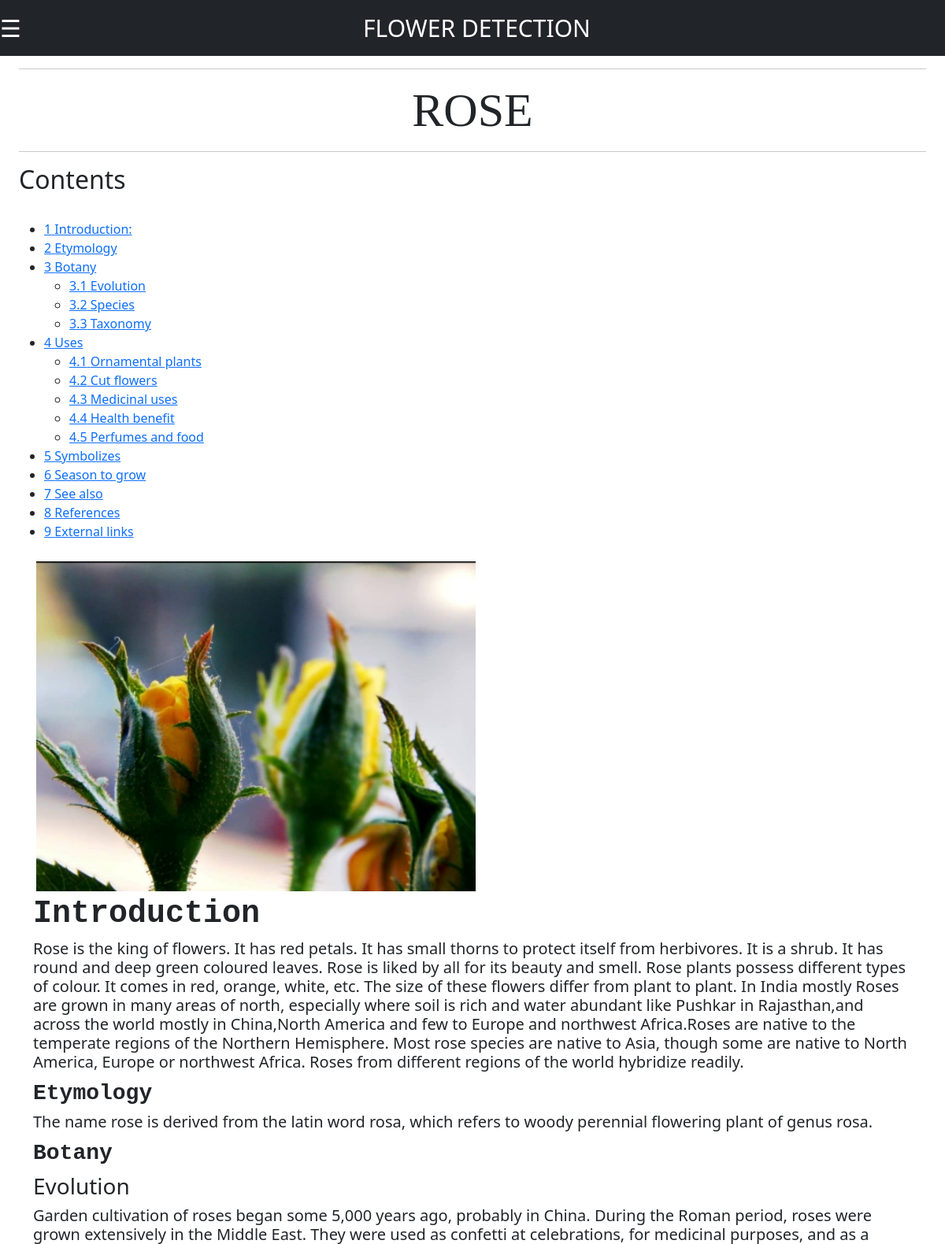
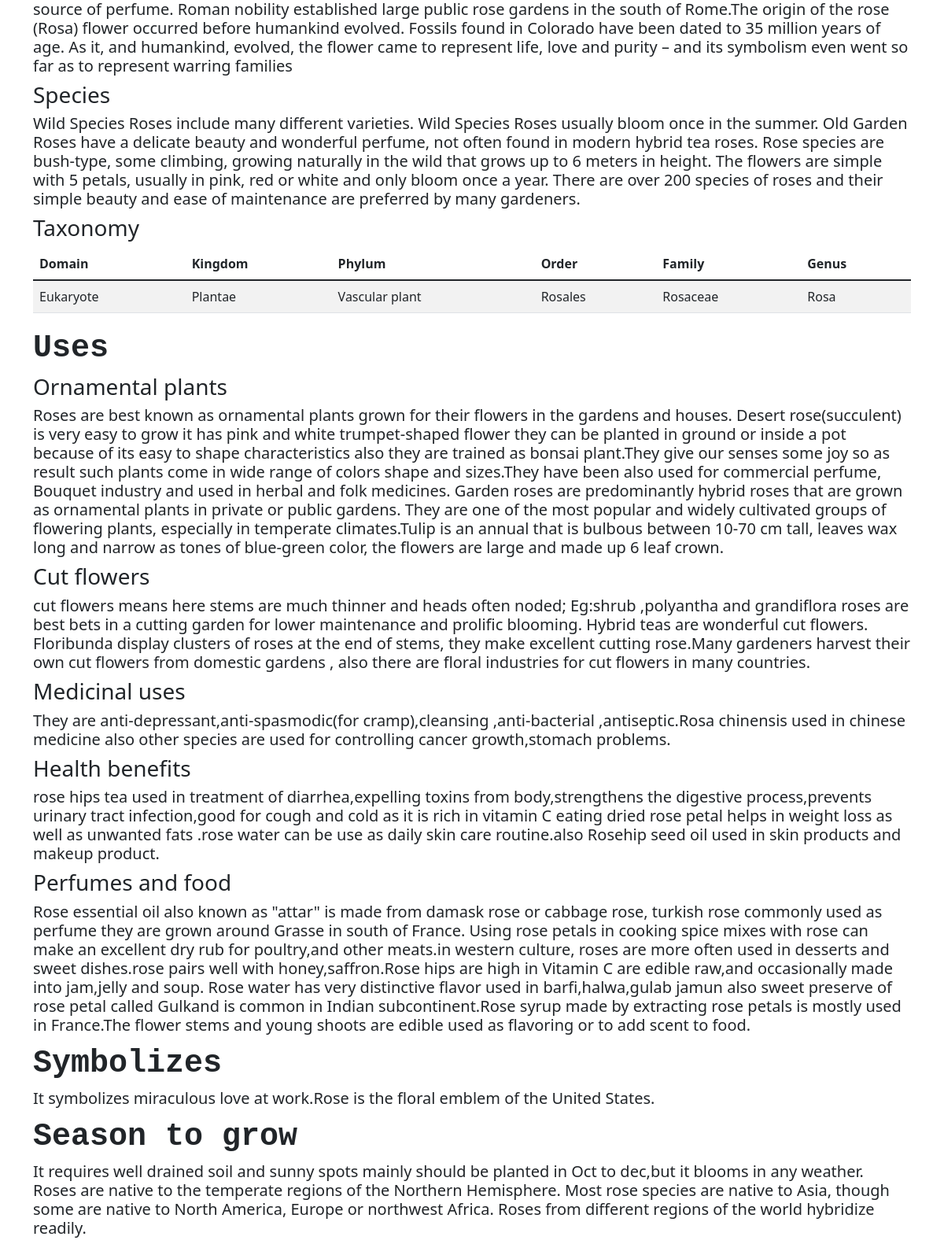
Page /info_rose/ on the committed database (2 pictures, top to bottom).
### flower_detection/models.py (models this page shows, shortened)
class Info(models.Model):
    Flower_name = models.CharField(max_length=50)
    Introduction = models.TextField()
    Etymology = models.TextField()
    Evolution = models.TextField()
    Species = models.TextField()
    Tax_domain = models.CharField(max_length=50)
    Tax_kingdom = models.CharField(max_length=50)
    Tax_phylum = models.CharField(max_length=50)
    Tax_order = models.CharField(max_length=50)
    Tax_family = models.CharField(max_length=50)
    Tax_genus = models.CharField(max_length=50)
    Ornamental_plants = models.TextField()
    Cut_flowers = models.TextField()
    Medicinal_uses = models.TextField()
    Health_benefit = models.TextField()
    Perfumes_food = models.TextField()
    Symbolizes = models.TextField()
    Season_to_grow = models.TextField()
    Img = models.ImageField(upload_to='images/')

### flower_detection/views.py (the view)
# urls.py: path('info_rose/', views.info_rose , name='info_rose'),
def info_rose(request):
	if request.method == 'GET':
		f_Info = Info.objects.get(Flower_name="ROSE")
	return render(request, 'home/info.html',{'info':f_Info})

### flower_detection/templates/home/info.html (shortened to what this page needs)
{% extends "home/base.html" %}
{% load static %}
{% block content %}
    <div class="container-fluid">
        <hr>
        {% if info %}
            <h1 align ="center" style="font-family: 'Times New Roman', Times, serif; font-size: 60px;">{{info.Flower_name}}</h1>
        {% endif %}
        <hr>
        <div id="toc" class="toc" role="navigation" aria-labelledby="mw-toc-heading"><input type="checkbox" role="button"
          <div class="toctitle" lang="en" dir="ltr">
            <h2 id="mw-toc-heading">Contents</h2>
          </div>
          <ul>
            <li class="toclevel-1 tocsection-1"><a href="#Introduction:"><span class="tocnumber">1</span> <span
                  class="toctext">Introduction:</span></a>
            <li class="toclevel-2 tocsection-2"><a href="#Etymology"><span class="tocnumber">2</span> <span
                    class="toctext">Etymology</span></a></li>
            <li class="toclevel-2 tocsection-2"><a href="#Botany"><span class="tocnumber">3</span> <span
                    class="toctext">Botany</span></a></li>
                <ul>
                    <li class="toclevel-2 tocsection-3"><a href="#Evolution"><span class="tocnumber">3.1</span> <span
                        class="toctext">Evolution</span></a></li>
                    <li class="toclevel-2 tocsection-4"><a href="#Species"><span class="tocnumber">3.2</span> <span
                        class="toctext">Species</span></a></li>
                    <li class="toclevel-2 tocsection-5"><a href="#Taxonomy"><span class="tocnumber">3.3</span> <span
                        class="toctext">Taxonomy</span></a></li>
                </ul>
            </li>
            <li class="toclevel-2 tocsection-7"><a href="#Uses"><span class="tocnumber">4</span> <span
                  class="toctext">Uses</span></a></li>
                <ul>
                    <li class="toclevel-2 tocsection-8"><a href="#Ornamental plants"><span class="tocnumber">4.1</span> <span
                        class="toctext">Ornamental plants</span></a></li>
                    <li class="toclevel-2 tocsection-9"><a href="#Cut flowers"><span class="tocnumber">4.2</span> <span
                        class="toctext">Cut flowers</span></a></li>
                    <li class="toclevel-2 tocsection-10"><a href="#Medicinal uses"><span class="tocnumber">4.3</span> <span
                        class="toctext">Medicinal uses</span></a></li>
                    <li class="toclevel-2 tocsection-11"><a href="#Health benefits"><span class="tocnumber">4.4</span> <span
                        class="toctext">Health benefit</span></a></li>
                    <li class="toclevel-2 tocsection-12"><a href="#Perfumes and food"><span class="tocnumber">4.5</span> <span
                        class="toctext">Perfumes and food</span></a></li>
                </ul>
            <li class="toclevel-1 tocsection-13"><a href="#Symbolizes"><span class="tocnumber">5</span> <span
                class="toctext">Symbolizes</span></a></li>
            <li class="toclevel-1 tocsection-14"><a href="#Season to grow"><span class="tocnumber">6</span> <span
                class="toctext">Season to grow</span></a></li>
            <li class="toclevel-1 tocsection-15"><a href="#See_also"><span class="tocnumber">7</span> <span class="toctext">See
                  also</span></a></li>
            <li class="toclevel-1 tocsection-16"><a href="#References"><span class="tocnumber">8</span> <span
                  class="toctext">References</span></a></li>
            <li class="toclevel-1 tocsection-17"><a href="#External_links"><span class="tocnumber">9</span> <span
                  class="toctext">External links</span></a></li>
          </ul>
        </div>
        <div class="container">
            <td>
                        <img src="{{info.Img.url}}" alt="" class="img-responsive" style="width: 50%; float: center; margin-block-start: 10px;" />
            </td>
            {% if info %}
            <h1><span class="mw-headline" id="Introduction"
                style="font-family:'Courier New', Courier, monospace;"><b>Introduction</b></span>
            </h1>
                        <h5>{{  info.Introduction }}</h5>
                <h3><span class="mw-headline" id="Etymology"
                    style="font-family:'Courier New', Courier, monospace;"><b>Etymology</b></span>
                </h3>
                            <h5>{{ info.Etymology }}</h5>
                <h3><span class="mw-headline" id="Botany"
                    style="font-family:'Courier New', Courier, monospace;"><b>Botany</b></span>
                </h3>
                <h3><span class="mw-headline" id="Evolution">Evolution</span><span class="mw-editsection"><span
                    class="mw-editsection-bracket"></h3>
                        <h5>{{ info.Evolution }}</h5>
                <h3><span class="mw-headline" id="Species">Species</span><span class="mw-editsection"><span
                    class="mw-editsection-bracket"></h3>
                        <h5>{{ info.Species }}</h5>
                <h3><span class="mw-headline" id="Taxonomy">Taxonomy</span><span class="mw-editsection"><span
                    class="mw-editsection-bracket"></h3>
                    <table class="table table-striped">
                        <thead>
                        <tr>
                            <th>Domain</th>
                            <th>Kingdom</th>
                            <th>Phylum</th>
                            <th>Order</th>
                            <th>Family</th>
                            <th>Genus</th>
                        </tr>
                        </thead>
                        <tbody>
                        <tr>
                            <td>{{info.Tax_domain}}</td>
                            <td>{{info.Tax_kingdom}}</td>
                            <td>{{info.Tax_phylum}}</td>
                            <td>{{info.Tax_order}}</td>
                            <td>{{info.Tax_family}}</td>
                            <td>{{info.Tax_genus}}</td>
                        </tr>
                        </tbody>
                    </table>
                    <h1><span class="mw-headline" id="Uses"
                        style="font-family:'Courier New', Courier, monospace;"><b>Uses</b></span></h1>
                <h3><span class="mw-headline" id="Ornamental plants">Ornamental plants</span><span class="mw-editsection"><span
                    class="mw-editsection-bracket"></h3>
                        <h5>{{ info.Ornamental_plants }}</h5>
                <h3><span class="mw-headline" id="Cut flowers">Cut flowers</span><span class="mw-editsection"><span
                    class="mw-editsection-bracket"></h3>
                        <h5>{{ info.Cut_flowers }}</h5>
                <h3><span class="mw-headline" id="Medicinal uses">Medicinal uses</span><span class="mw-editsection"><span
                    class="mw-editsection-bracket"></h3>
                        <h5>{{ info.Medicinal_uses }}</h5>
                <h3><span class="mw-headline" id="Health benefits">Health benefits</span><span class="mw-editsection"><span
                    class="mw-editsection-bracket"></h3>
                        <h5>{{ info.Health_benefit }}</h5>
                <h3><span class="mw-headline" id="Perfumes and food">Perfumes and food</span><span class="mw-editsection"><span
                    class="mw-editsection-bracket"></h3>
                        <h5>{{ info.Perfumes_food }}</h5>
                <h1><span class="mw-headline" id="Symbolizes"
                    style="font-family:'Courier New', Courier, monospace;"><b>Symbolizes</b></span></h1>
                        <h5>{{ info.Symbolizes }}</h5>
                <h1><span class="mw-headline" id="Season_to_grow" style="font-family:'Courier New', Courier, monospace;"><b>Season
                    to
                    grow</b></span></h1>
                        <h5>{{ info.Season_to_grow }}</h5>
                {% else %}
                    <h1>no data</h1>
            {% endif %}
        </div>
{% endblock content %}

### rows in the picture
Info: Flower_name "ROSE", Img (picture), Introduction "Rose is the king of flowers. It has red petals. It has small thorns to protect itself from herbivores. It is a shrub. It has round and deep green coloured leaves. Rose is liked by all for its beauty and smell. Rose plants possess different types of colour. It comes in red, orange, white, etc. The size of these flowers differ from plant to plant. In India mostly Roses are grown in many areas of north, especially where soil is rich and water abundant like Pushkar in Rajasthan,and across the world mostly in China,North America and few to Europe and northwest Africa.Roses are native to the temperate regions of the Northern Hemisphere. Most rose species are native to Asia, though some are native…", Etymology "The name rose is derived from the latin word rosa, which refers to woody perennial flowering plant of genus rosa.", Evolution "Garden cultivation of roses began some 5,000 years ago, probably in China. During the Roman period, roses were grown extensively in the Middle East. They were used as confetti at celebrations, for medicinal purposes, and as a source of perfume. Roman nobility established large public rose gardens in the south of Rome.The origin of the rose (Rosa) flower occurred before humankind evolved. Fossils found in Colorado have been dated to 35 million years of age. As it, and humankind, evolved, the flower came to represent life, love and purity – and its symbolism even went so far as to represent warring families", Species "Wild Species Roses include many different varieties. Wild Species Roses usually bloom once in the summer. Old Garden Roses have a delicate beauty and wonderful perfume, not often found in modern hybrid tea roses. Rose species are bush-type, some climbing, growing naturally in the wild that grows up to 6 meters in height. The flowers are simple with 5 petals, usually in pink, red or white and only bloom once a year. There are over 200 species of roses and their simple beauty and ease of maintenance are preferred by many gardeners.", Tax_domain "Eukaryote", Tax_kingdom "Plantae", Tax_phylum "Vascular plant", Tax_order "Rosales", Tax_family "Rosaceae", Tax_genus "Rosa", Ornamental_plants "Roses are best known as ornamental plants grown for their flowers in the gardens and houses. Desert rose(succulent) is very easy to grow it has pink and white trumpet-shaped flower they can be planted in ground or inside a pot because of its easy to shape characteristics also they are trained as bonsai plant.They give our senses some joy so as result such plants come in wide range of colors shape and sizes.They have been also used for commercial perfume, Bouquet industry and used in herbal and folk medicines. Garden roses are predominantly hybrid roses that are grown as ornamental plants in private or public gardens. They are one of the most popular and widely cultivated groups of flowering…", Cut_flowers "cut flowers means here stems are much thinner and heads often noded; Eg:shrub ,polyantha and grandiflora roses are best bets in a cutting garden for lower maintenance and prolific blooming. Hybrid teas are wonderful cut flowers. Floribunda display clusters of roses at the end of stems, they make excellent cutting rose.Many gardeners harvest their own cut flowers from domestic gardens , also there are floral industries for cut flowers in many countries.", Medicinal_uses "They are anti-depressant,anti-spasmodic(for cramp),cleansing ,anti-bacterial ,antiseptic.Rosa chinensis used in chinese medicine also other species are used for controlling cancer growth,stomach problems.", Health_benefit "rose hips tea used in treatment of diarrhea,expelling toxins from body,strengthens the digestive process,prevents urinary tract infection,good for cough and cold as it is rich in vitamin C eating dried rose petal helps in weight loss as well as unwanted fats .rose water can be use as daily skin care routine.also Rosehip seed oil used in skin products and makeup product.", Perfumes_food "Rose essential oil also known as \"attar\" is made from damask rose or cabbage rose, turkish rose commonly used as perfume they are grown around Grasse in south of France. Using rose petals in cooking spice mixes with rose can make an excellent dry rub for poultry,and other meats.in western culture, roses are more often used in desserts and sweet dishes.rose pairs well with honey,saffron.Rose hips are high in Vitamin C are edible raw,and occasionally made into jam,jelly and soup. Rose water has very distinctive flavor used in barfi,halwa,gulab jamun also sweet preserve of rose petal called Gulkand is common in Indian subcontinent.Rose syrup made by extracting rose petals is mostly used in…", Symbolizes "It symbolizes miraculous love at work.Rose is the floral emblem of the United States.", Season_to_grow "It requires well drained soil and sunny spots mainly should be planted in Oct to dec,but it blooms in any weather. Roses are native to the temperate regions of the Northern Hemisphere. Most rose species are native to Asia, though some are native to North America, Europe or northwest Africa. Roses from different regions of the world hybridize readily."
